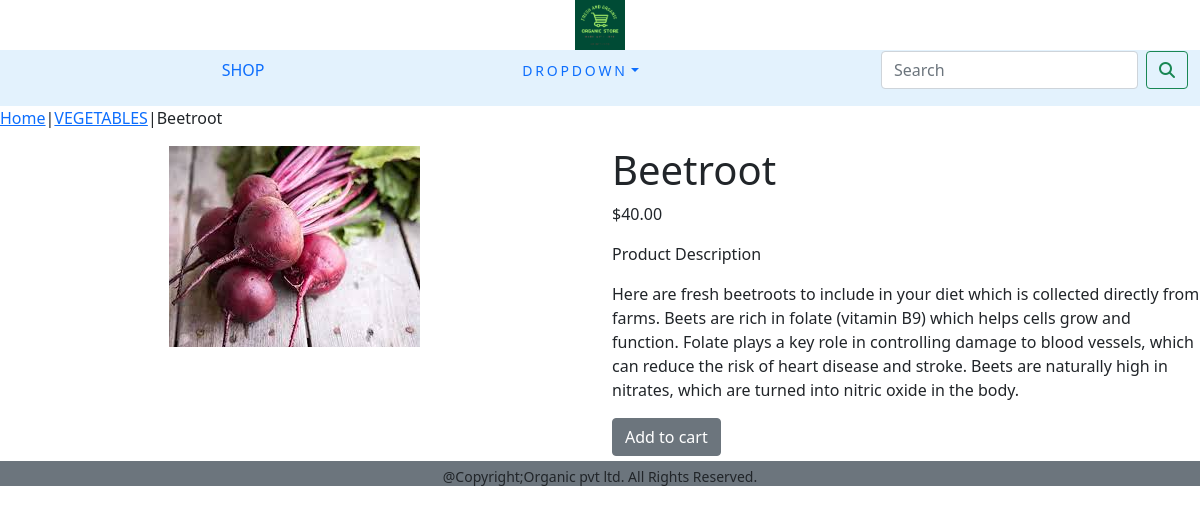
The app's page /shop/vegetables/beetroot/ with its own data.
### shopping/models.py (models this page shows, shortened)
class Product(models.Model):
    name = models.CharField(max_length=250, unique=True)
    slug = models.SlugField(max_length=250, unique=True)
    description = models.TextField(blank=True)
    price = models.DecimalField(max_digits=10, decimal_places=2)
    category = models.ForeignKey(Category, on_delete=models.CASCADE)
    image = models.ImageField(upload_to='Product', blank=True)
    stock = models.IntegerField()
    available = models.BooleanField(default=True)
    created = models.DateTimeField(auto_now_add=True)
    updated = models.DateTimeField(auto_now=True)
    class Meta:
        ordering = ('name',)
        verbose_name = 'Product'
        verbose_name_plural = 'Products'

class Category(models.Model):
    name = models.CharField(max_length=250, unique=True)
    slug = models.SlugField(max_length=250, unique=True)
    description = models.TextField(blank=True)
    image = models.ImageField(upload_to='Category', blank=True)
    class Meta:
        ordering = ('name',)
        verbose_name = 'Category'
        verbose_name_plural = 'Categories'
    def get_url(self):
        return reverse('shopping:products_by_category', args=[self.slug])
    def __str__(self):
        return '{}'.format(self.name)

### shopping/views.py (the view)
# urls.py: path('<slug:c_slug>/<slug:product_slug>/', views.proDetail, name='prodcatDetail'),
def proDetail(request, c_slug, product_slug):
    try:
        product = Product.objects.get(category__slug=c_slug, slug=product_slug)
    except Exception as e:
        raise e
    return render(request, 'product.html', {'product': product})

### cart/context_processors.py (called while the page is built)
def counter(request):
    item_count=0
    if 'admin' in request.path:
        return {}
    else:
        try:
            cart=Cart.objects.filter(cart_id = _Cart_id(request))
            cart_items=CartItem.objects.all().filter(cart=cart[:1])
            for cart_item in cart_items:
                item_count += cart_item.quantity
        except cart.DoesNotExist:
            item_count=0
    return dict(item_count=item_count)

### cart/views.py (called while the page is built)
def _Cart_id(request):
    cart=request.session.session_key
    if not cart:
        cart= request.session.create()
    return cart

### shopping/context_processors.py (called while the page is built)
def menu_links(request):
    links = Category.objects.all()
    return dict(links=links)

### templates/product.html (shortened to what this page needs)
{% extends 'base.html' %}
{% load static %}
{% block content %}
<div class="row my_prod_row_class">
    <div class="mx_auto">
        <p><a href="{% url 'shopping:allprodcat' %}">Home</a>|<a href="{{product.category.get_url}}">{{product.category}}</a>|{{product.name}} </p>
    </div>
        <div class="container">
                <div class="row">
                    <div class="col-6 col-sm-6 col-md-6 col-lg-6 text-center">
                        <div style="min-width:18rem">
                          <img src="{{product.image.url}}" alt="{{product.name}}">
                        </div>
                    </div>
                    <div class="col-6 col-sm-6 col-md-6 col-lg-6">
                       <h1 class="my_prod_title">{{product.name}}</h1>
                       <p>${{product.price}}</p>
                       <p class="my_title"> Product Description </p>
                       <p class="text-justify my_prod_text">{{product.description}}</p>
                         {% if product.Stock  <= 0 %}
                             <p class="text-justify my_prod_text"><b>Out Of stock</b></p>
                         {% else %}
                            <div style="padding-bottom:5px;"><a class="btn btn-secondary" href="{% url 'cart:add_cart' product.id %}">Add to cart</a></div>
                         {% endif %}
                    </div>
                </div>
        </div>
</div>
{% endblock %}

### static/css/custom.css (style rules this page uses)
body { font-family:'Roboto', sans-serif; }

### records on screen
Product: category "VEGETABLES", name "Beetroot", image (picture), price "40.00", description "Here are fresh beetroots to include in your diet which is collected directly from farms. Beets are rich in folate (vitamin B9) which helps cells grow and function. Folate plays a key role in controlling damage to blood vessels, which can reduce the risk of heart disease and stroke. Beets are naturally high in nitrates, which are turned into nitric oxide in the body."
